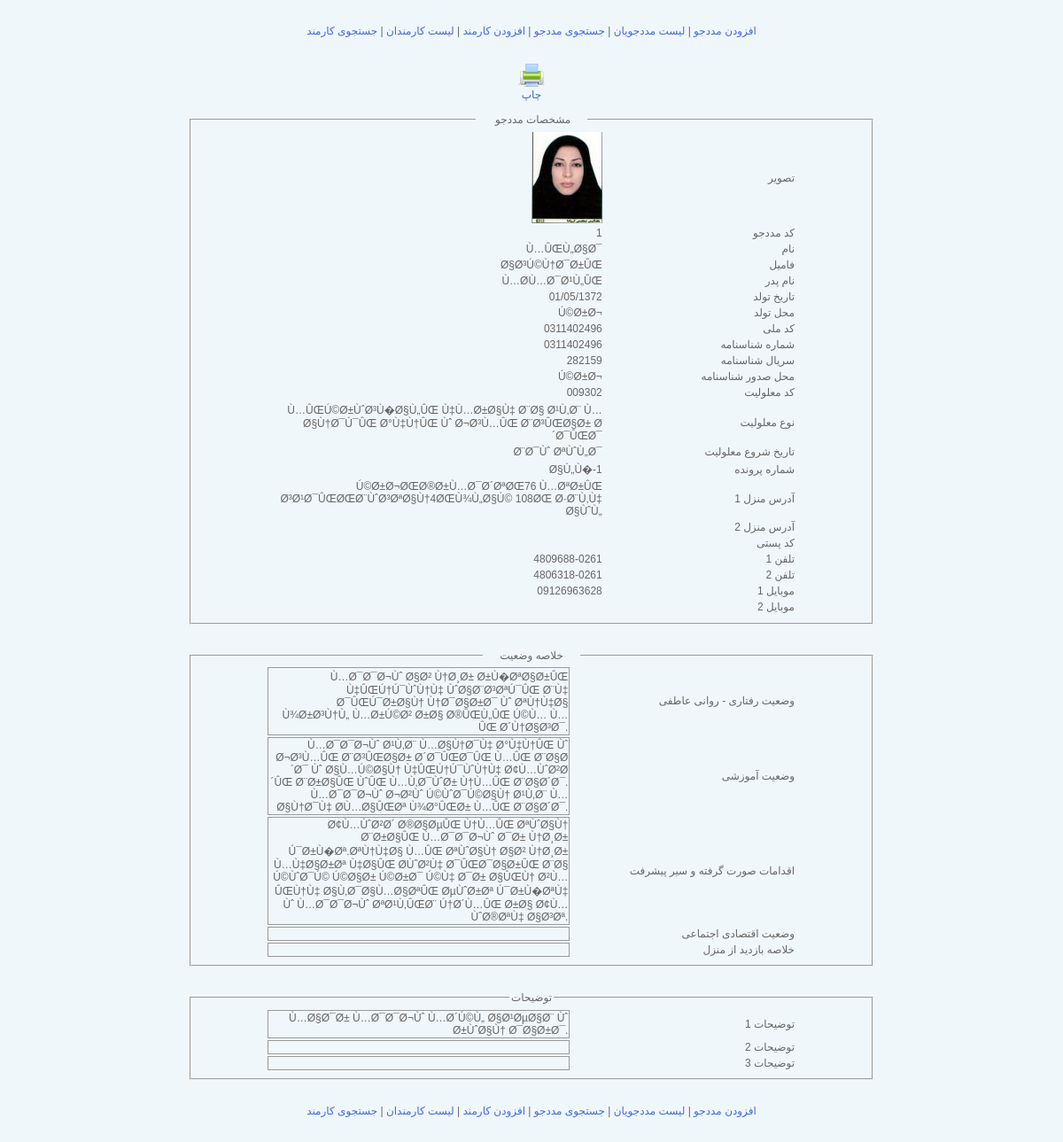
The page /admin/showPatientDetails.php?patientId=1 (signed in) on the database its author committed.
### tables this page shows
CREATE TABLE IF NOT EXISTS `patient` (
  `patientId` int(20) NOT NULL,
  `patientCode` varchar(200) NOT NULL,
  `name` varchar(200) NOT NULL,
  `family` varchar(200) NOT NULL,
  `father` varchar(200) NOT NULL,
  `birthday` varchar(200) NOT NULL,
  `birthplace` varchar(200) NOT NULL,
  `melliCode` varchar(200) NOT NULL,
  `shenasNo` varchar(200) NOT NULL,
  `shenasSerial` varchar(200) NOT NULL,
  `shenasSodur` varchar(200) NOT NULL,
  `disabilityCode` varchar(200) NOT NULL,
  `disabilityType` varchar(200) NOT NULL,
  `disabilityStartDate` varchar(200) NOT NULL,
  `caseNumber` varchar(200) NOT NULL,
  `homeAdress1` varchar(200) NOT NULL,
  `homeAdress2` varchar(200) NOT NULL,
  `postalCode` varchar(200) NOT NULL,
  `tel1` varchar(200) NOT NULL,
  `tel2` varchar(200) NOT NULL,
  `mobile1` varchar(200) NOT NULL,
  `mobile2` varchar(200) NOT NULL,
  `photo1` varchar(200) NOT NULL,
  `photoSource` varchar(500) DEFAULT NULL,
  `behavioralStatus` longtext NOT NULL,
  `educationalStatus` longtext NOT NULL,
  `actionsTaken` longtext NOT NULL,
  `economicSituation` longtext NOT NULL,
  `statusOfHomeVisits` longtext NOT NULL,
  `comments1` longtext NOT NULL,
  `comments2` longtext NOT NULL,
  `comments3` longtext NOT NULL,
  PRIMARY KEY (`patientId`)
);

### class/connection.php (called while the page is built, shortened)
<?php
class connection{
	var $link;
	function getdbSettings() {
		$dbSettings['hostName']=$hostName;
		$dbSettings['dbName']=$dbName;
		$dbSettings['dbUser']=$dbUser;
		$dbSettings['dbPass']=$dbPass;
		return $dbSettings;
	}
	function dbConnect() {
		$dbSettings=$this->getdbSettings();
		$hostName=$dbSettings['hostName'];
		$dbName=$dbSettings['dbName'];
		$dbUser=$dbSettings['dbUser'];
		$dbPass=$dbSettings['dbPass'];
		$dbConnectResult=mysql_connect($hostName, $dbUser, $dbPass);
		$this->link=$dbConnectResult;
        if (mysql_select_db($dbName,$dbConnectResult)){
		   return $dbConnectResult;}
		else{
			 $this->closeConnection();
		     return false;}
	}
	function queryRun($query){
		$con3=$this->link;
		$result3=mysql_query($query,$con3);
        if($result3){
			return $result3;}
	    else{
			$this->closeConnection();
			return false;}
	}
}
?>

### admin/showPatientDetails.php (the view, shortened to what this page needs)
<!DOCTYPE html PUBLIC "-//W3C//DTD XHTML 1.0 Transitional//EN" "http://www.w3.org/TR/xhtml1/DTD/xhtml1-transitional.dtd">
<html xmlns="http://www.w3.org/1999/xhtml">
<head>
<link rel="stylesheet" type="text/css" href="../themes/default/css/index.css"/>
</head>
<body>
<?php
include("header.php");
?>
<div align="center"><a href="#" onclick="window.print()"><img src="../themes/default/images/print.png" width="30" height="30" /><br />چاپ</a></div>
<br />
<?php
include('../class/connection.php');
$patientId=$_GET['patientId'];
$connector=new connection();
$query = "SELECT * FROM patient WHERE patientId='$patientId'";
$result=$connector->queryRun($query);
$num=mysql_num_rows($result);
    for($i=0;$i<$num;$i++){
        $row = mysql_fetch_array($result);
	    if($row['photo1']=='') $photo1='<img src="../themes/default/images/patientPhoto.png" width="32" height="32" />';
		else $photo1='<a href="'.$row['photoSource'].'":><img src="'.$row['photo1'].'"  /></a>';
	 echo '
<div align="center">
<fieldset style="width:750px">
<legend align="center" style="color:#666">&nbsp;&nbsp;&nbsp;&nbsp;&nbsp; مشخصات مددجو&nbsp;&nbsp;&nbsp;&nbsp;&nbsp;</legend>
<table align="center" width="600px" border="0">
	<tr>
    <td width="154" align="right">'.$photo1.'</td>
    <td width="148" align="right">تصویر</td>
  </tr>
    <td width="154" align="right">'.$row['patientId'].'</td>
  <tr>
    <td width="154" align="right">'.$row['patientCode'].'</td>
    <td width="148" align="right">کد مددجو</td>
  </tr>
  <tr>
    <td width="154" align="right">'.$row['name'].'</td>
    <td width="148" align="right">نام</td>
  </tr>
  <tr>
    <td width="154" align="right">'.$row['family'].'</td>
    <td width="148" align="right">فامیل</td>
  </tr>
  <tr>
    <td width="154" align="right">'.$row['father'].'</td>
    <td width="148" align="right">نام پدر</td>
  </tr>
  <tr>
    <td width="154" align="right">'.$row['birthday'].'</td>
    <td width="148" align="right">تاریخ تولد </td>
  </tr>
  <tr>
    <td width="154" align="right">'.$row['birthplace'].'</td>
    <td width="148" align="right">محل تولد </td>
  </tr>
  <tr>
    <td width="154" align="right">'.$row['melliCode'].'</td>
    <td width="148" align="right">کد ملی</td>
  </tr>
  <tr>
    <td width="154" align="right">'.$row['shenasNo'].'</td>
    <td width="148" align="right">شماره شناسنامه</td>
  </tr>
  <tr>
    <td width="154" align="right">'.$row['shenasSerial'].'</td>
    <td width="148" align="right">سریال شناسنامه</td>
  </tr>
  <tr>
    <td width="154" align="right">'.$row['shenasSodur'].'</td>
    <td width="148" align="right">محل صدور شناسنامه</td>
  </tr>
  <tr>
    <td width="154" align="right">'.$row['disabilityCode'].'</td>
    <td width="148" align="right">کد معلولیت</td>
  </tr>
  <tr>
    <td width="154" align="right">'.$row['disabilityType'].'</td>
    <td width="148" align="right">نوع معلولیت</td>
  </tr>
  <tr>
    <td width="154" align="right">'.$row['disabilityStartDate'].'</td>
    <td width="148" align="right">تاریخ شروع معلولیت</td>
  </tr>
  <tr>
    <td width="154" align="right">'.$row['caseNumber'].'</td>
    <td width="148" align="right">شماره پرونده</td>
  </tr>
  <tr>
    <td width="154" align="right">'.$row['homeAdress1'].'</td>
    <td width="148" align="right">آدرس منزل 1</td>
  </tr>
  <tr>
    <td width="154" align="right">'.$row['homeAdress2'].'</td>
    <td width="148" align="right">آدرس منزل 2</td>
  </tr>
  <tr>
    <td width="154" align="right">'.$row['postalCode'].'</td>
    <td width="148" align="right">کد پستی</td>
  </tr>
  <tr>
    <td width="154" align="right">'.$row['tel1'].'</td>
    <td width="148" align="right">تلفن 1</td>
  </tr>
  <tr>
    <td width="154" align="right">'.$row['tel2'].'</td>
    <td width="148" align="right">تلفن 2</td>
  </tr>
  <tr>
    <td width="154" align="right">'.$row['mobile1'].'</td>
    <td width="148" align="right">موبایل 1</td>
  </tr>
  <tr>
    <td width="154" align="right">'.$row['mobile2'].'</td>
    <td width="148" align="right">موبایل 2</td>
  </tr>
  </table>
  </fieldset>
  <br />
  <br />
  <fieldset style="width:750px">
  <legend align="center" style="color:#666">&nbsp;&nbsp;&nbsp;&nbsp;&nbsp;خلاصه وضعیت&nbsp;&nbsp;&nbsp;&nbsp;&nbsp;</legend>
  <table align="center" width="600px" border="0">
  <tr>
    <td width="250" align="right" style="border:thin solid #999999">'.$row['behavioralStatus'].'</td>
    <td width="186" align="right">وضعیت رفتاری - روانی عاطفی</td>
  </tr>
  <tr>
    <td width="250" align="right" style="border:thin solid #999999">'.$row['educationalStatus'].'</td>
    <td width="186" align="right">وضعیت آموزشی</td>
  </tr>
  <tr>
    <td width="250" align="right" style="border:thin solid #999999">'.$row['actionsTaken'].'</td>
    <td width="186" align="right">اقدامات صورت گرفته و سیر پیشرفت</td>
  </tr>
  <tr>
    <td width="250" align="right" style="border:thin solid #999999">'.$row['economicSituation'].'</td>
    <td width="186" align="right">وضعیت اقتصادی اجتماعی</td>
  </tr>
  <tr>
    <td width="250" align="right" style="border:thin solid #999999">'.$row['statusOfHomeVisits'].'</td>
    <td width="186" align="right">خلاصه بازدید از منزل</td>
  </tr>
</table>
</fieldset>
<br />
<br />
<fieldset style="width:750px">
  <legend align="center" style="color:#666">توضیحات</legend>
  <table align="center" width="600px" border="0">
  <tr>
    <td width="250" align="right" style="border:thin solid #999999">'.$row['comments1'].'</td>
    <td width="186" align="right">توضیحات 1</td>
  </tr>
  <tr>
    <td width="250" align="right" style="border:thin solid #999999">'.$row['comments2'].'</td>
    <td width="186" align="right">توضیحات 2</td>
  </tr>
  <tr>
    <td width="250" align="right" style="border:thin solid #999999">'.$row['comments3'].'</td>
    <td width="186" align="right">توضیحات 3</td>
  </tr>
</table>
</fieldset>
</div>
	 ';
	}
    ?>
<?php
include("header.php");
?>
</body>
</html>

### themes/default/css/index.css (style rules this page uses)
body { font-family:Tahoma, Geneva, sans-serif; font-size:12px; color:#666; background:#F0F7FB; margin:0px; }
a { text-decoration:none; }
a:link { color:royalblue }
img { border:0; }

### rows shown on the page
patient: photo1 (picture), patientCode "1", name "Ù…ÛŒÙ„Ø§Ø¯", family "Ø§Ø³Ú©Ù†Ø¯Ø±ÛŒ", father "Ù…Ø­Ù…Ø¯Ø¹Ù„ÛŒ", birthday "01/05/1372", birthplace "Ú©Ø±Ø¬", melliCode "0311402496", shenasNo "0311402496", shenasSerial "282159", shenasSodur "Ú©Ø±Ø¬", disabilityCode "009302", disabilityType "Ù…ÛŒÚ©Ø±ÙˆØ³Ù�Ø§Ù„ÛŒ Ù‡Ù…Ø±Ø§Ù‡ Ø¨Ø§ Ø¹Ù‚Ø¨ Ù…Ø§Ù†Ø¯Ú¯ÛŒ Ø°Ù‡Ù†ÛŒ Ùˆ Ø¬Ø³Ù…ÛŒ Ø¨Ø³ÛŒØ§Ø± Ø´Ø¯ÛŒØ¯", disabilityStartDate "Ø¨Ø¯Ùˆ ØªÙˆÙ„Ø¯", caseNumber "Ø§Ù„Ù�-1", homeAdress1 "Ú©Ø±Ø¬ØŒØ®Ø±Ù…Ø¯Ø´ØªØŒ76 Ù…ØªØ±ÛŒ Ø³Ø¹Ø¯ÛŒØŒØ¨ÙˆØ³ØªØ§Ù†4ØŒÙ¾Ù„Ø§Ú© 108ØŒ Ø·Ø¨Ù‚Ù‡ Ø§ÙˆÙ„", tel1 "4809688-0261", tel2 "4806318-0261", mobile1 "09126963628", behavioralStatus "Ù…Ø¯Ø¯Ø¬Ùˆ Ø§Ø² Ù†Ø¸Ø± Ø±Ù�ØªØ§Ø±ÛŒ Ù‡ÛŒÚ†Ú¯ÙˆÙ†Ù‡ ÙˆØ§Ø¨Ø³ØªÚ¯ÛŒ Ø¨Ù‡ Ø¯ÛŒÚ¯Ø±Ø§Ù† Ù†Ø¯Ø§Ø±Ø¯ Ùˆ ØªÙ†Ù‡Ø§ Ù¾Ø±Ø³Ù†Ù„ Ù…Ø±Ú©Ø² Ø±Ø§ Ø®ÛŒÙ„ÛŒ Ú©Ù… Ù…ÛŒ Ø´Ù†Ø§Ø³Ø¯.", educationalStatus "Ù…Ø¯Ø¯Ø¬Ùˆ Ø¹Ù‚Ø¨ Ù…Ø§Ù†Ø¯Ù‡ Ø°Ù‡Ù†ÛŒ Ùˆ Ø¬Ø³Ù…ÛŒ Ø¨Ø³ÛŒØ§Ø± Ø´Ø¯ÛŒØ¯ÛŒ Ù…ÛŒ Ø¨Ø§Ø´Ø¯ Ùˆ Ø§Ù…Ú©Ø§Ù† Ù‡ÛŒÚ†Ú¯ÙˆÙ†Ù‡ Ø¢Ù…ÙˆØ²Ø´ÛŒ Ø¨Ø±Ø§ÛŒ ÙˆÛŒ Ù…Ù‚Ø¯ÙˆØ± Ù†Ù…ÛŒ Ø¨Ø§Ø´Ø¯. Ù…Ø¯Ø¯Ø¬Ùˆ Ø¬Ø²Ùˆ Ú©ÙˆØ¯Ú©Ø§Ù† Ø¹Ù‚Ø¨ Ù…Ø§Ù†Ø¯Ù‡ Ø­Ù…Ø§ÛŒØª Ù¾Ø°ÛŒØ± Ù…ÛŒ Ø¨Ø§Ø´Ø¯.", actionsTaken "Ø¢Ù…ÙˆØ²Ø´ Ø®Ø§ØµÛŒ Ù†Ù…ÛŒ ØªÙˆØ§Ù† Ø¨Ø±Ø§ÛŒ Ù…Ø¯Ø¯Ø¬Ùˆ Ø¯Ø± Ù†Ø¸Ø± Ú¯Ø±Ù�Øª.ØªÙ†Ù‡Ø§ Ù…ÛŒ ØªÙˆØ§Ù† Ø§Ø² Ù†Ø¸Ø± Ù…Ù‡Ø§Ø±Øª Ù‡Ø§ÛŒ Ø­ÙˆØ²Ù‡ Ø¯ÛŒØ¯Ø§Ø±ÛŒ Ø¨Ø§ Ú©ÙˆØ¯Ú© Ú©Ø§Ø± Ú©Ø±Ø¯ Ú©Ù‡ Ø¯Ø± Ø§ÛŒÙ† Ø²Ù…ÛŒÙ†Ù‡ Ø§Ù‚Ø¯Ø§Ù…Ø§ØªÛŒ ØµÙˆØ±Øª Ú¯Ø±Ù�ØªÙ‡ Ùˆ Ù…Ø¯Ø¯Ø¬Ùˆ ØªØ¹Ù‚ÛŒØ¨ Ú†Ø´Ù…ÛŒ Ø±Ø§ Ø¢Ù…ÙˆØ®ØªÙ‡ Ø§Ø³Øª.", comments1 "Ù…Ø§Ø¯Ø± Ù…Ø¯Ø¯Ø¬Ùˆ Ù…Ø´Ú©Ù„ Ø§Ø¹ØµØ§Ø¨ Ùˆ Ø±ÙˆØ§Ù† Ø¯Ø§Ø±Ø¯."
